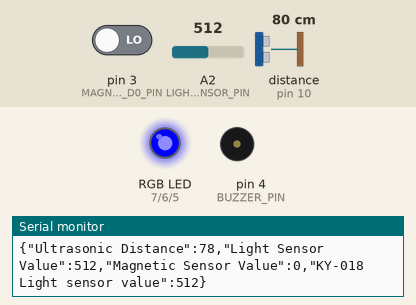
Simulated run of this sketch. Board: Arduino Uno, built with avr-gcc and run on an emulated ATmega328P. Shown: an RGB LED mixed from three pins (HIGH = lit), buzzer (waves = sounding), the last lines printed to the serial monitor. Wiring (inferred from the names in the program): ultrasonic range finder: trigger pin 9; echo pin 10. Inputs (shaded band) come from the test bench; at power-on: distance to the obstacle (sensor on pin 10) 80 cm, A2 (LIGHT_SENSOR_PIN) = 512, pin 3 (MAGNETIC_SENSOR_D0_PIN) LOW. The echo pulse lasts 58.3 µs per cm; pins used as bus, display or sensor lines are not drawn.

Above: at 1.2 s.
1.3 s: distance to the obstacle (sensor on pin 10) set to 22 cm
4.3 s: distance to the obstacle (sensor on pin 10) set to 18 cm
At 4.9 s:
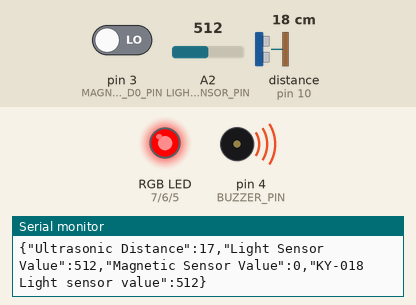
5.8 s: distance to the obstacle (sensor on pin 10) set to 120 cm
At 6.4 s:
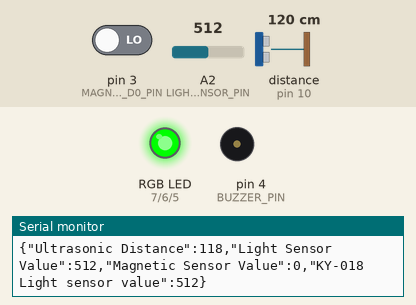
7.3 s: A2 (LIGHT_SENSOR_PIN) set to 105
10.3 s: A2 (LIGHT_SENSOR_PIN) set to 90
13.3 s: distance to the obstacle (sensor on pin 10) set to 105 cm
16.3 s: distance to the obstacle (sensor on pin 10) set to 96 cm
At 16.8 s:
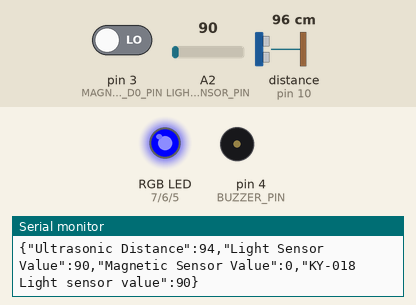
Timing chart, 0 to 18.8 s (numbered marks = the images above; inputs shaded):
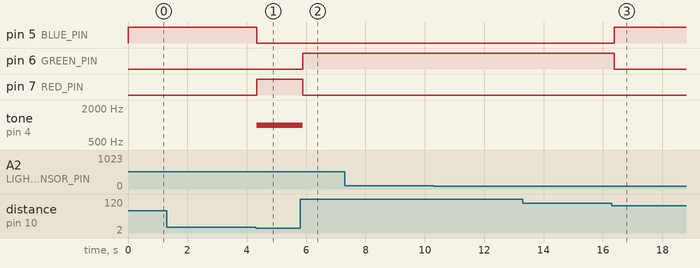

Measured:
- the behaviour switches between 21 and 20 cm on distance to the obstacle (sensor on pin 10) (found by bisection; images 0 and 1)
- the behaviour switches between 102 and 101 cm on distance to the obstacle (sensor on pin 10) (found by bisection; images 2 and 3)
- after the input at 4.3 s, pin 5 (BLUE_PIN): HIGH → LOW at once; pin 7 (RED_PIN): LOW → HIGH at once; tone on pin 4 (BUZZER_PIN): silent → 1000 Hz at once
- after the input at 5.8 s, pin 6 (GREEN_PIN): LOW → HIGH after 0.08 s; pin 7 (RED_PIN): HIGH → LOW after 0.08 s; tone on pin 4 (BUZZER_PIN): 1000 Hz → silent after 0.08 s
- after the input at 16.3 s, pin 5 (BLUE_PIN): LOW → HIGH after 0.08 s; pin 6 (GREEN_PIN): HIGH → LOW after 0.08 s

The sketch:

final_project.ino
```cpp
/**@file final_project.ino */


#include <ArduinoJson.h>

/**
 * @def TRIG_PIN
 * @brief Pin connected to the Trig pin of the Ultrasonic Sensor.
 */
#define TRIG_PIN 9

/**
 * @def ECHO_PIN
 * @brief Pin connected to the Echo pin of the Ultrasonic Sensor.
 */
#define ECHO_PIN 10

/**
 * @def LIGHT_SENSOR_PIN
 * @brief Analog pin used for the light sensor.
 */
#define LIGHT_SENSOR_PIN A2

/**
 * @def MAGNETIC_SENSOR_D0_PIN
 * @brief Digital pin used for the magnetic sensor.
 */
#define MAGNETIC_SENSOR_D0_PIN 3

/**
 * @def RED_PIN
 * @brief Pin connected to the Red pin of the RGB LED.
 */
#define RED_PIN 7

/**
 * @def GREEN_PIN
 * @brief Pin connected to the Green pin of the RGB LED.
 */
#define GREEN_PIN 6

/**
 * @def BLUE_PIN
 * @brief Pin connected to the Blue pin of the RGB LED.
 */
#define BLUE_PIN 5

/**
 * @def BUZZER_PIN
 * @brief Pin connected to the buzzer.
 */
#define BUZZER_PIN 4

/**
 * @def BAUD_RATE
 * @brief Baud rate for serial communication.
 */
#define BAUD_RATE 9600

/**
 * @def SOUND_SPEED
 * @brief Constant for ultrasonic sensor calculations.
 * Represents the speed of sound in cm/us.
 */
#define SOUND_SPEED 0.034

/**
 * @def PULSE_HIGH
 * @brief Pulse duration for triggering ultrasonic sensor.
 */
#define PULSE_HIGH 2

/**
 * @def PULSE_LOW
 * @brief Pause duration between pulses for ultrasonic sensor.
 */
#define PULSE_LOW 10

/**
 * @def GREEN_DISTANCE
 * @brief Distance threshold for green color change in cm.
 */
#define GREEN_DISTANCE 100

/**
 * @def BLUE_DISTANCE
 * @brief Distance threshold for blue color change in cm.
 */
#define BLUE_DISTANCE 20

/**
 * @def RED_DISTANCE
 * @brief Distance threshold for red color change and buzzer activation in cm.
 */
#define RED_DISTANCE 20

/**
 * @def BUZZER_FREQUENCY
 * @brief Frequency of the buzzer when activated.
 */
#define BUZZER_FREQUENCY 1000

/**
 * @def SENSOR_DELAY
 * @brief Delay between sensor readings in milliseconds.
 */
#define SENSOR_DELAY 100

/**
 * Setup function to initialize the hardware.
 */
void setup() {
  pinMode(RED_PIN, OUTPUT);
  pinMode(GREEN_PIN, OUTPUT);
  pinMode(BLUE_PIN, OUTPUT);
  pinMode(BUZZER_PIN, OUTPUT);
  pinMode(TRIG_PIN, OUTPUT);
  pinMode(ECHO_PIN, INPUT);
  pinMode(LIGHT_SENSOR_PIN, INPUT);
  pinMode(MAGNETIC_SENSOR_D0_PIN, INPUT);
  Serial.begin(BAUD_RATE);
}

/**
 * Main loop function.
 * Reads sensors and adjusts LED and buzzer output accordingly.
 */
void loop() {
  digitalWrite(TRIG_PIN, LOW);
  delayMicroseconds(PULSE_HIGH);
  digitalWrite(TRIG_PIN, HIGH);
  delayMicroseconds(PULSE_LOW);
  digitalWrite(TRIG_PIN, LOW);

  long duration = pulseIn(ECHO_PIN, HIGH);
  int distance = duration * SOUND_SPEED / 2;

  if(distance >= GREEN_DISTANCE) {
    setColor(0, 255, 0); // Green
    noTone(BUZZER_PIN);  // Turn off the buzzer
  } else if(distance >= BLUE_DISTANCE && distance < GREEN_DISTANCE) {
    setColor(0, 0, 255); // Blue
    noTone(BUZZER_PIN);  // Turn off the buzzer
  } else if(distance < RED_DISTANCE) {
    setColor(255, 0, 0); // Red
    tone(BUZZER_PIN, BUZZER_FREQUENCY); // Turn the buzzer on at 1kHz
  }

  int lightValue = analogRead(LIGHT_SENSOR_PIN);
  int magneticValue = digitalRead(MAGNETIC_SENSOR_D0_PIN);
  int lightValueKY018 = analogRead(LIGHT_SENSOR_PIN);  // Read the light level

  // Create a JSON document with capacity for the data
  StaticJsonDocument<200> doc;

  // Add the sensor data to the document
  doc["Ultrasonic Distance"] = distance;
  doc["Light Sensor Value"] = lightValue;
  doc["Magnetic Sensor Value"] = magneticValue;
  doc["KY-018 Light sensor value"] = lightValueKY018;

  // Serialize the document as JSON and send it to the Serial
  serializeJson(doc, Serial);
  Serial.println();

  delay(SENSOR_DELAY);  // Wait 1 second before the next reading
}

/**
 * @brief Set the color of the RGB LED.
 *
 * @param red Intensity of the red component (0-255).
 * @param green Intensity of the green component (0-255).
 * @param blue Intensity of the blue component (0-255).
 */
void setColor(int red, int green, int blue) {
  analogWrite(RED_PIN, constrain(red, 0, 255));
  analogWrite(GREEN_PIN, constrain(green, 0, 255));
  analogWrite(BLUE_PIN, constrain(blue, 0, 255));
}
```
